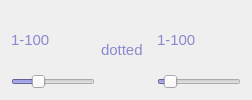
                         <widget class="QWidget" name="eighth_roll_bar" native="true">
                          <layout class="QHBoxLayout" name="horizontalLayout_21">
                           <item>
                            <layout class="QVBoxLayout" name="verticalLayout_41">
                             <item>
                              <widget class="QLabel" name="eighth_pair_display">
                               <property name="font">
                                <font>
                                 <pointsize>11</pointsize>
                                </font>
                               </property>
                               <property name="styleSheet">
                                <string notr="true">QLabel {
	color:rgb(137, 137, 206)
	
}</string>
                               </property>
                               <property name="text">
                                <string>1-100</string>
                               </property>
                              </widget>
                             </item>
                             <item>
                              <widget class="QSlider" name="eighth_pair_slider">
                               <property name="styleSheet">
                                <string notr="true">QSlider {
	selection-background-color: rgb(137, 137, 206);
}</string>
                               </property>
                               <property name="minimum">
                                <number>0</number>
                               </property>
                               <property name="maximum">
                                <number>100</number>
                               </property>
                               <property name="pageStep">
                                <number>5</number>
                               </property>
                               <property name="value">
                                <number>29</number>
                               </property>
                               <property name="orientation">
                                <enum>Qt::Horizontal</enum>
                               </property>
                              </widget>
                             </item>
                            </layout>
                           </item>
                           <item>
                            <widget class="QLabel" name="dotted">
                             <property name="sizePolicy">
                              <sizepolicy hsizetype="Fixed" vsizetype="Fixed">
                               <horstretch>0</horstretch>
                               <verstretch>0</verstretch>
                              </sizepolicy>
                             </property>
                             <property name="minimumSize">
                              <size>
                               <width>50</width>
                               <height>50</height>
                              </size>
                             </property>
                             <property name="maximumSize">
                              <size>
                               <width>50</width>
                               <height>50</height>
                              </size>
                             </property>
                             <property name="font">
                              <font>
                               <pointsize>11</pointsize>
                              </font>
                             </property>
                             <property name="styleSheet">
                              <string notr="true">QLabel {
	color:rgb(137, 137, 206)
	
}</string>
                             </property>
                             <property name="text">
                              <string>dotted</string>
                             </property>
                             <property name="scaledContents">
                              <bool>true</bool>
                             </property>
                             <property name="wordWrap">
                              <bool>true</bool>
                             </property>
                            </widget>
                           </item>
                           <item>
                            <layout class="QVBoxLayout" name="verticalLayout_42">
                             <item>
                              <widget class="QLabel" name="deighth_pair_display">
                               <property name="enabled">
                                <bool>true</bool>
                               </property>
                               <property name="font">
                                <font>
                                 <pointsize>11</pointsize>
                                </font>
                               </property>
                               <property name="styleSheet">
                                <string notr="true">QLabel {
	color:rgb(137, 137, 206)
	
}</string>
                               </property>
                               <property name="text">
                                <string>1-100</string>
                               </property>
                              </widget>
                             </item>
                             <item>
                              <widget class="QSlider" name="deighth_pair_slider">
                               <property name="enabled">
                                <bool>true</bool>
                               </property>
                               <property name="styleSheet">
                                <string notr="true">QSlider {
	selection-background-color: rgb(137, 137, 206);
}</string>
                               </property>
                               <property name="minimum">
                                <number>0</number>
                               </property>
                               <property name="maximum">
                                <number>100</number>
                               </property>
                               <property name="pageStep">
                                <number>5</number>
                               </property>
                               <property name="value">
                                <number>9</number>
                               </property>
                               <property name="orientation">
                                <enum>Qt::Horizontal</enum>
                               </property>
                              </widget>
                             </item>
                            </layout>
                           </item>
                          </layout>
                         </widget>
